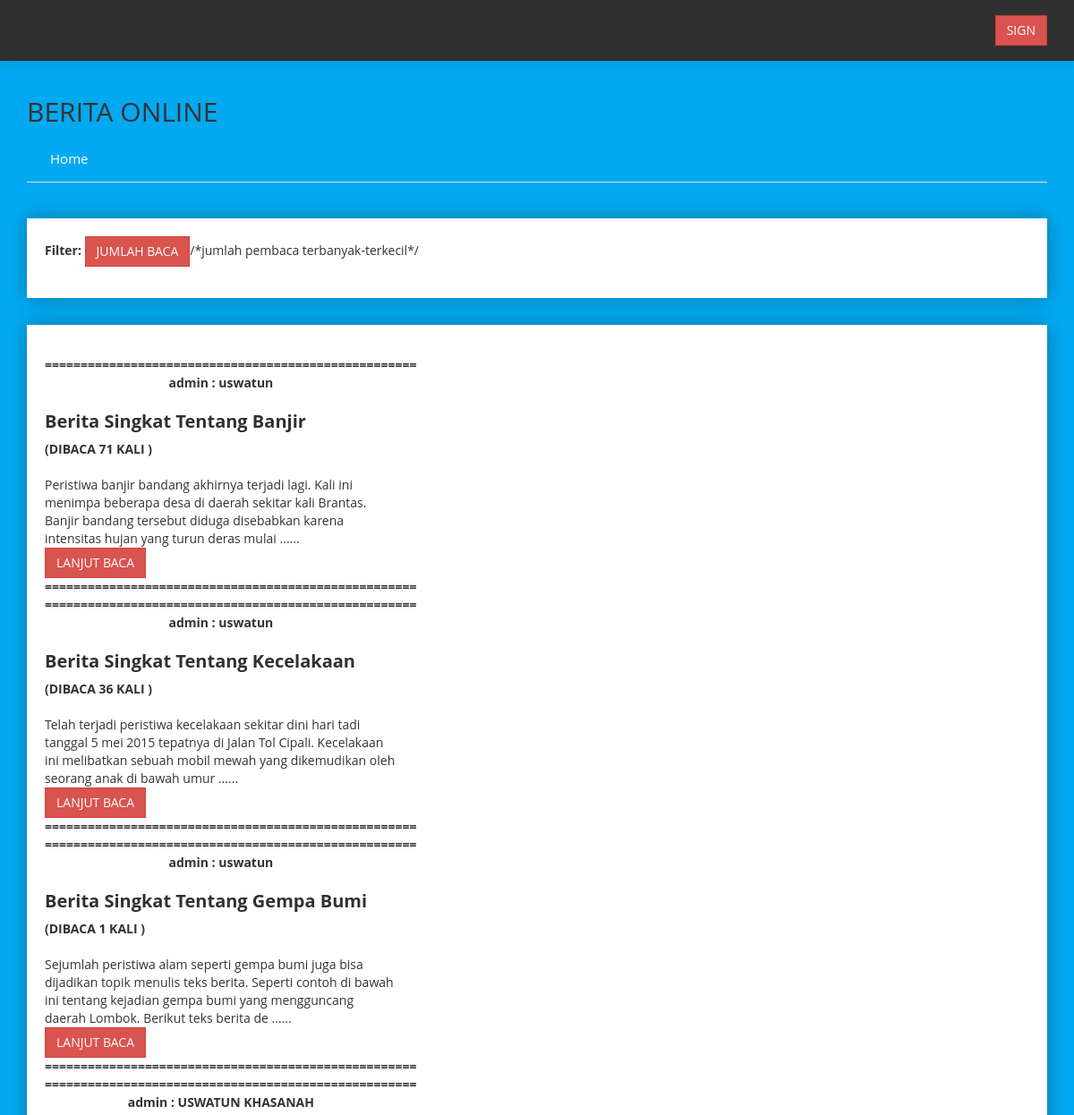
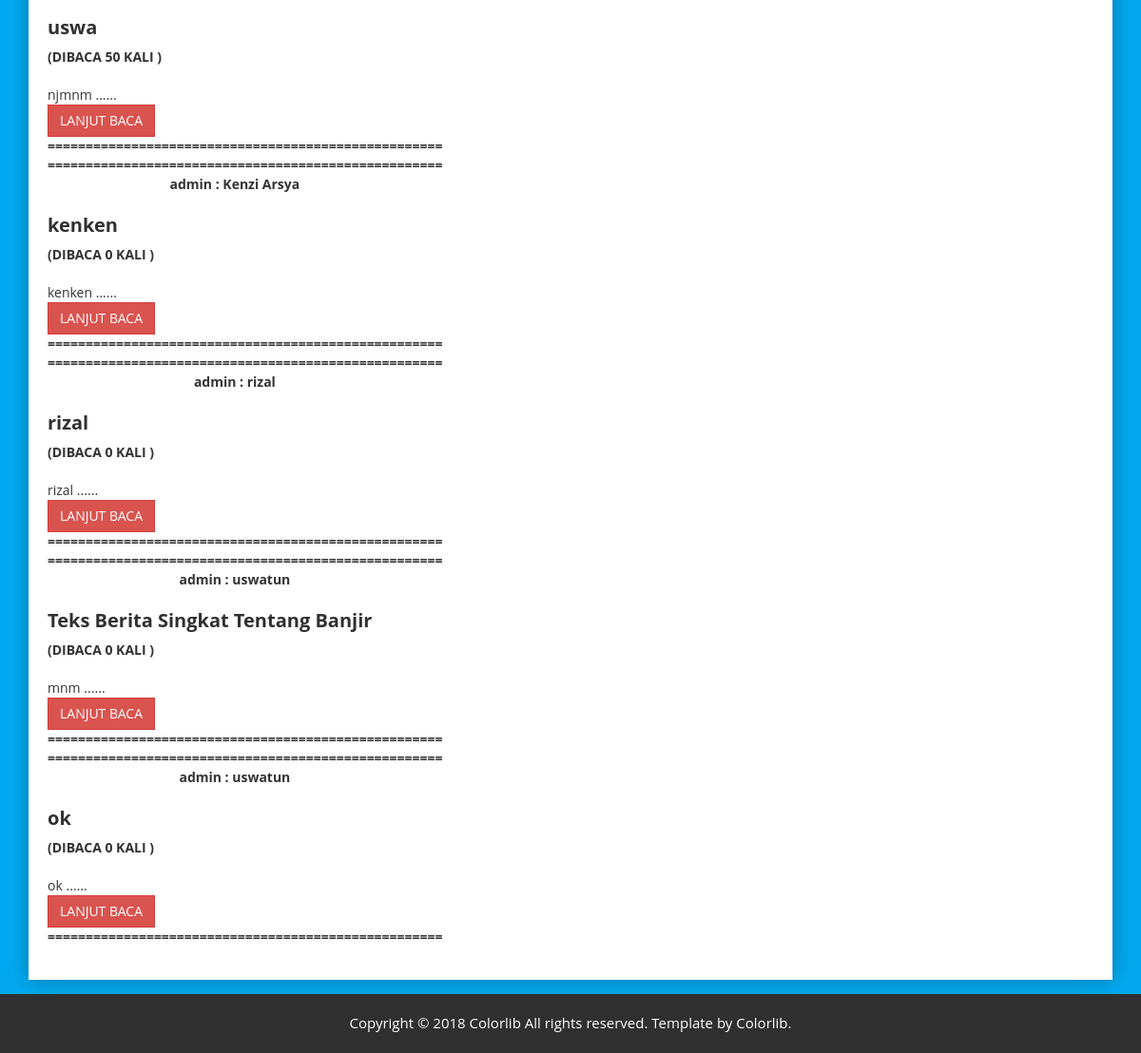
Before: / with the older database file (2 pictures, top to bottom).
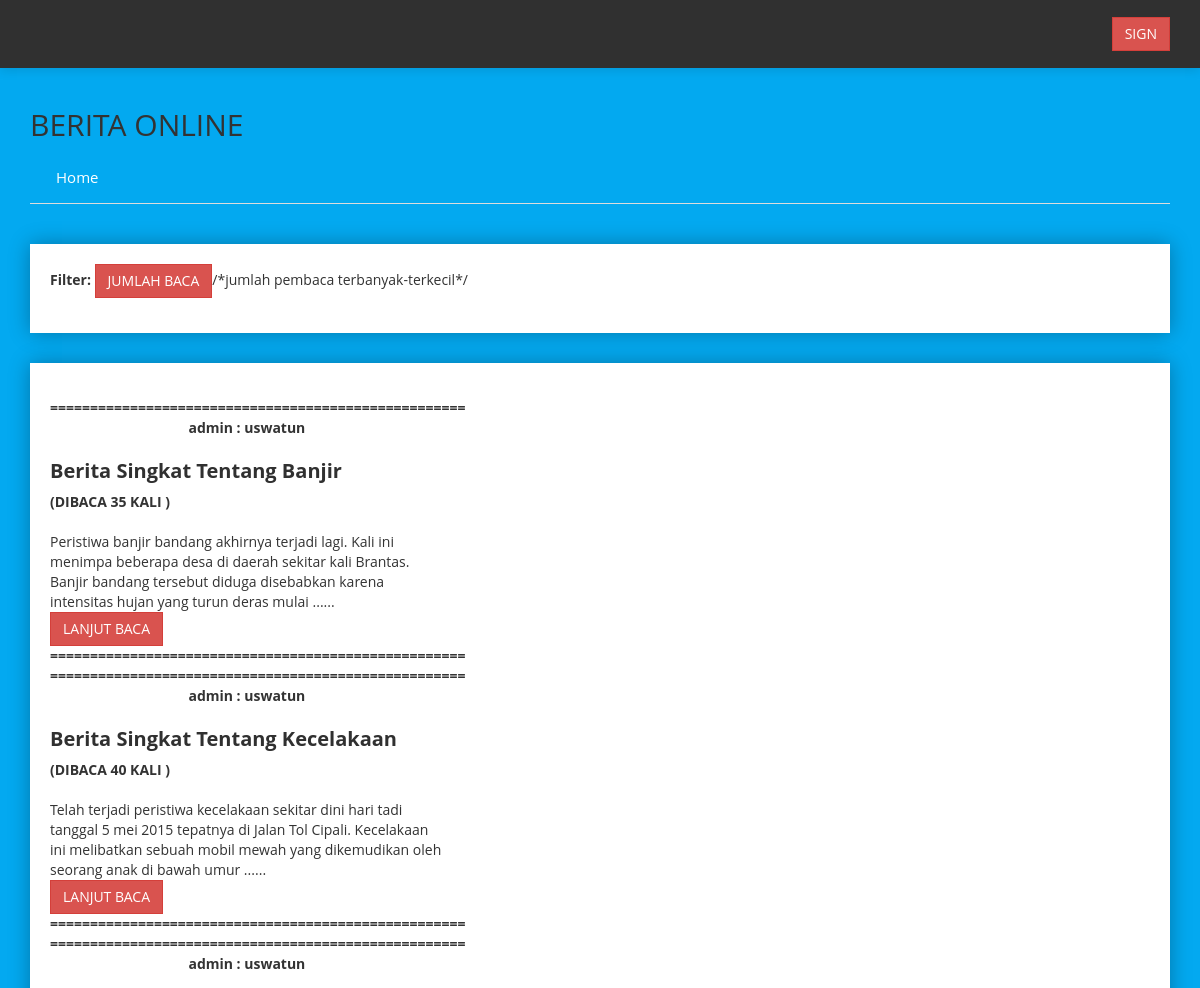
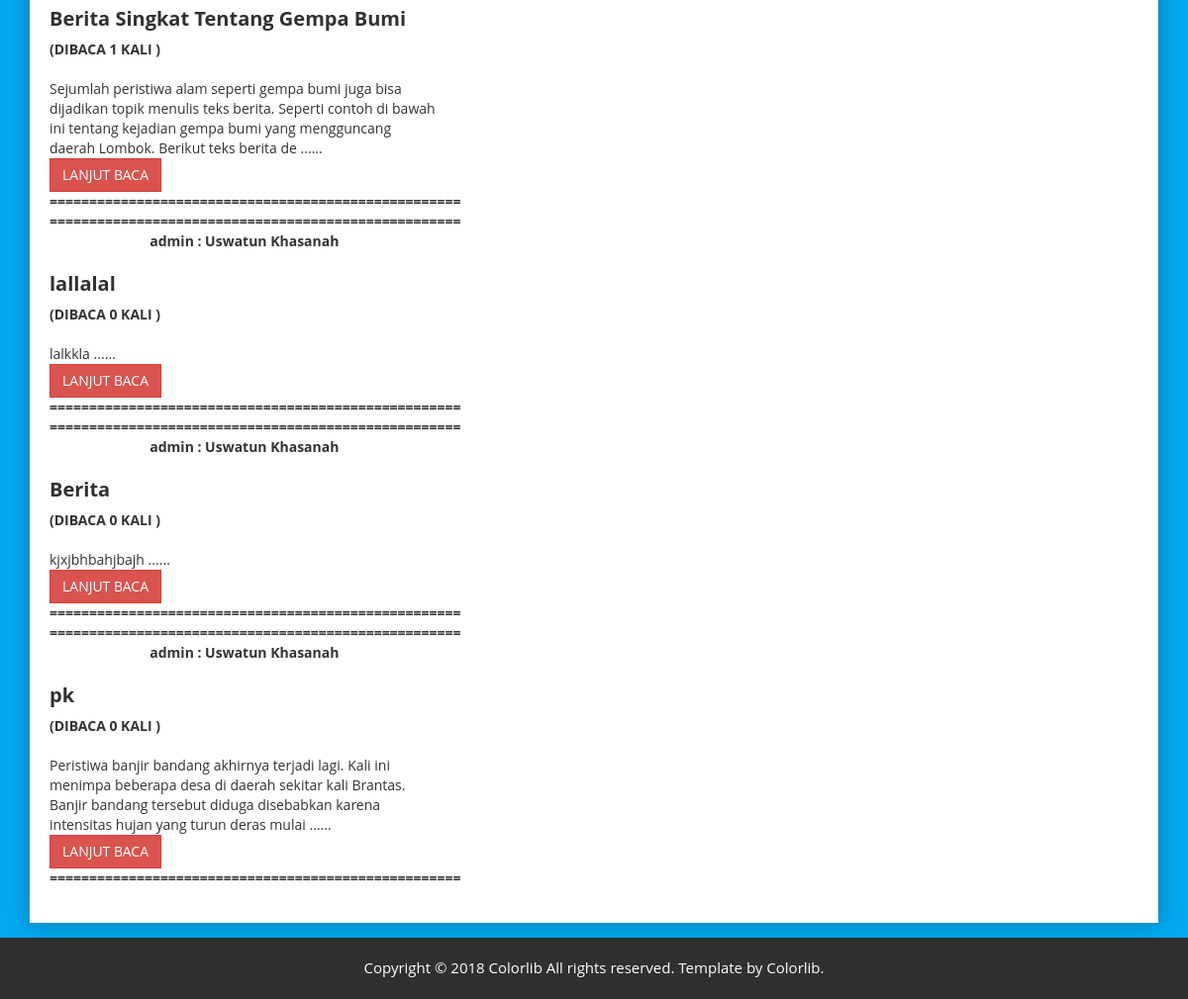
After: the same page with the newer database file (2 pictures, top to bottom).
### tables this page shows
CREATE TABLE `berita` (
  `id` int(50) UNSIGNED NOT NULL,
  `idKategori` int(50) NOT NULL,
  `idLogin` int(50) NOT NULL,
  `judul_berita` varchar(255) NOT NULL,
  `isi_berita` text NOT NULL,
  `jml_baca` int(50) NOT NULL
);

### application/controllers/home.php (called while the page is built, shortened)
<?php
class home extends CI_Controller {
  function __construct(){
		$this->load->model('m_berita');
		$this->load->helper('url');
	}
	public function index() {
		$data['query'] = $this->m_berita->tampil_home();
		$this->load->view('home', $data);
		$this->load->view('home/beranda2', $data);
		$this->load->view('footer', $data);
	}
}
?>

### index.php (called while the page is built, shortened)
<?php
require_once BASEPATH.'core/CodeIgniter.php';

### application/models/m_berita.php (called while the page is built, shortened)
<?php
class M_berita extends CI_Model{
	function tampil_login(){
		return $this->db->query("SELECT * FROM berita, login WHERE berita.idLogin=login.idLogin");
	}
}
?>

### application/views/home/beranda2.php (the view, shortened to what this page needs)
<div class="breadcome-area mg-t-40 mg-b-30">
        <div class="container">
            <div class="row">
                <div class="col-lg-12">
                    <div class="breadcome-list shadow-reset">
                        <div class="breadcome-heading">
                            <p><strong>Filter:</strong>
                            <button type="button" class="btn btn-custon-four btn-danger" onclick="location.href='<?php echo base_url();?>home/desc'">JUMLAH BACA</button>/*jumlah pembaca terbanyak-terkecil*/</p>
                        </div>
                    </div>
                </div>
            </div>
        </div>
    </div>
    <div class="user-profile-area">
        <div class="container">
            <div class="row">
                <div class="col-lg-12 col-md-12 col-sm-12 col-xs-12">
                    <div class="user-profile-wrap shadow-reset">
                        <div class="row">
                            <div class="col-lg-6">
                                <div class="row">
                                   <tbody>
                                    <div class="col-lg-9">
                                        <div class="user-profile-content">
                                            <tbody>
                                                <?php
                                                $query=$this->m_berita->tampil_login();
                                                foreach($query->result() as $row){
                                                $artikel=$row->isi_berita;
                                                $cut=substr($artikel,0,200);
                                                $s="......";
                                                $t=" (DIBACA ";
                                                $u=" )";
                                                $v=" KALI";
                                                $w="====================================================";
                                                echo "<tr>
                                                <td><b>====================================================</br><center>admin : ".$row->nama."</center></b><b><h2><strong></br>".$row->judul_berita."</strong></h2>".$t."".$row->jml_baca."".$v."".$u."</br></b>
                                                <br>".$cut."
                                                ".$s."</br>
                                                <a  href='".base_url('home/selanjutnya?id='.$row->id)."'><button type='button' class='btn btn-custon-four btn-danger' >LANJUT BACA</button></a>
                                                </td>
                                                <strong>".$w."</strong>
                                                </tr>";
                                            }
                                            ?>
                                            </tbody>
                                        </div>
                                    </div>
                                </div>
                            </div>
                            </div>
                        </div>
                    </div>
                </div>
            </div>
        </div>

### application/views/home.php (shortened to what this page needs)
<?php
    if($this->session->userdata('username') == NULL){
?>
<!doctype html>
<html class="no-js" lang="en">
<head><meta http-equiv="Content-Type" content="text/html; charset=windows-1252">
    <link rel="stylesheet" href="<?php echo base_url(); ?>horizontal/css/bootstrap.min.css">
    <link rel="stylesheet" href="<?php echo base_url(); ?>horizontal/css/font-awesome.min.css">
    <link rel="stylesheet" href="<?php echo base_url(); ?>horizontal/css/adminpro-custon-icon.css">
    <link rel="stylesheet" href="<?php echo base_url(); ?>horizontal/css/meanmenu.min.css">
    <link rel="stylesheet" href="<?php echo base_url(); ?>horizontal/css/jquery.mCustomScrollbar.min.css">
    <link rel="stylesheet" href="<?php echo base_url(); ?>horizontal/css/animate.css">
    <link rel="stylesheet" href="<?php echo base_url(); ?>horizontal/css/data-table/bootstrap-table.css">
    <link rel="stylesheet" href="<?php echo base_url(); ?>horizontal/css/data-table/bootstrap-editable.css">
    <link rel="stylesheet" href="<?php echo base_url(); ?>horizontal/css/normalize.css">
    <link rel="stylesheet" href="<?php echo base_url(); ?>horizontal/css/c3.min.css">
    <link rel="stylesheet" href="<?php echo base_url(); ?>horizontal/css/form/all-type-forms.css">
    <link rel="stylesheet" href="<?php echo base_url(); ?>horizontal/css/switcher/color-switcher.css">
    <link rel="stylesheet" href="<?php echo base_url(); ?>horizontal/style.css">
    <link rel="stylesheet" href="<?php echo base_url(); ?>horizontal/css/buttons.css">
    <link rel="stylesheet" href="<?php echo base_url(); ?>horizontal/css/responsive.css">
    <link rel="alternate stylesheet" type="text/css" href="<?php echo base_url(); ?>horizontal/css/switcher/color-one.css" title="color-one" media="screen" />
    <link rel="alternate stylesheet" type="text/css" href="<?php echo base_url(); ?>horizontal/css/switcher/color-two.css" title="color-two" media="screen" />
    <link rel="alternate stylesheet" type="text/css" href="<?php echo base_url(); ?>horizontal/css/switcher/color-three.css" title="color-three" media="screen" />
    <link rel="alternate stylesheet" type="text/css" href="<?php echo base_url(); ?>horizontal/css/switcher/color-four.css" title="color-four" media="screen" />
    <link rel="alternate stylesheet" type="text/css" href="<?php echo base_url(); ?>horizontal/css/switcher/color-five.css" title="color-five" media="screen" />
    <link rel="alternate stylesheet" type="text/css" href="<?php echo base_url(); ?>horizontal/css/switcher/color-six.css" title="color-six" media="screen" />
    <link rel="alternate stylesheet" type="text/css" href="<?php echo base_url(); ?>horizontal/css/switcher/color-seven.css" title="color-seven" media="screen" />
    <link rel="alternate stylesheet" type="text/css" href="<?php echo base_url(); ?>horizontal/css/switcher/color-eight.css" title="color-eight" media="screen" />
    <link rel="alternate stylesheet" type="text/css" href="<?php echo base_url(); ?>horizontal/css/switcher/color-nine.css" title="color-nine" media="screen" />
    <link rel="alternate stylesheet" type="text/css" href="<?php echo base_url(); ?>horizontal/css/switcher/color-ten.css" title="color-ten" media="screen" />
    <link rel="stylesheet" href="<?php echo base_url(); ?>horizontal/css/summernote.css">
    <link rel="stylesheet" href="<?php echo base_url(); ?>horizontal/css/data-table/bootstrap-table.css">
    <link rel="stylesheet" href="<?php echo base_url(); ?>horizontal/css/data-table/bootstrap-editable.css">
    <link rel="stylesheet" href="<?php echo base_url(); ?>horizontal/css/dropzone.css">
    <link rel="stylesheet" href="<?php echo base_url(); ?>horizontal/css/c3.min.css">
    <link rel="stylesheet" href="<?php echo base_url(); ?>horizontal/style.css">
    <link rel="stylesheet" href="<?php echo base_url(); ?>horizontal/css/responsive.css">
    <link rel="stylesheet" href="<?php echo base_url(); ?>horizontal/css/form.css">
</head>
<body>
    <div class="header-top-area">
        <div class="container">
            <div class="row">
                <div class="col-lg-4 col-md-9 col-sm-6 col-xs-12">
                    <div class="header-right-info">
                        <ul class="nav navbar-nav mai-top-nav header-right-menu">
                        <li>
                        <a  href="<?php echo base_url(); ?>login/sign"><button type='button' class='btn btn-custon-four btn-danger' class="admin-name" >SIGN</button></a> </li>
                        </ul>
                    </div>
                </div>
            </div>
        </div>
    </div>
    <div class="main-menu-area mg-tb-40">
        <div class="container">
            <div class="row">
                <div class="col-lg-12">
                    <h2>BERITA ONLINE</h2>
                    <ul class="nav nav-tabs custom-menu-wrap">
                        <li  ><a  href="<?php echo base_url(); ?>home" >Home</a></li>
                    </ul>
                </div>
            </div>
        </div>
    </div>
    <?php
    }
    else redirect(base_url('login'));
?>

### application/views/footer.php (shortened to what this page needs)
    <div class="footer-copyright-area">
        <div class="container">
            <div class="row">
                <div class="col-lg-12">
                    <div class="footer-copy-right">
                        <p>Copyright &#169; 2018 Colorlib All rights reserved. Template by <a href="<?php echo base_url(); ?>horizontal/https://colorlib.com">Colorlib</a>.</p>
                    </div>
                </div>
            </div>
        </div>
    </div>
</body>
</html>

### horizontal/css/buttons.css (style rules this page uses)
.btn-custon-four { border-radius:0px; }

### horizontal/css/switcher/color-one.css (style rules this page uses)
html, body { font-family: 'Open Sans', sans-serif;font-weight:400;background: #555 }

### horizontal/css/switcher/color-two.css (style rules this page uses)
html, body { font-family: 'Open Sans', sans-serif;font-weight:400;background: #1c84c6 }

### horizontal/css/switcher/color-three.css (style rules this page uses)
html, body { font-family: 'Open Sans', sans-serif;font-weight:400;background: #ed5565 }

### horizontal/css/switcher/color-four.css (style rules this page uses)
html, body { font-family: 'Open Sans', sans-serif;font-weight:400;background: #1ab394 }

### horizontal/css/switcher/color-five.css (style rules this page uses)
html, body { font-family: 'Open Sans', sans-serif;font-weight:400;background: #EE7752 }

### horizontal/css/switcher/color-six.css (style rules this page uses)
html, body { font-family: 'Open Sans', sans-serif;font-weight:400;background: #27ae60 }

### horizontal/css/switcher/color-seven.css (style rules this page uses)
html, body { font-family: 'Open Sans', sans-serif;font-weight:400;background: #7f8c8d }

### horizontal/css/switcher/color-eight.css (style rules this page uses)
html, body { font-family: 'Open Sans', sans-serif;font-weight:400;background: #0000ff }

### horizontal/css/switcher/color-nine.css (style rules this page uses)
html, body { font-family: 'Open Sans', sans-serif;font-weight:400;background: #ff0080 }

### horizontal/css/switcher/color-ten.css (style rules this page uses)
html, body { font-family: 'Open Sans', sans-serif;font-weight:400;background: #1a0000 }

Changed rows visible on the page:
removed berita: idLogin.nama "USWATUN KHASANAH", judul_berita "uswa", t "(DIBACA", jml_baca "50", v "KALI", u ")", isi_berita "njmnm", s "......", w "===================================================="
removed berita: idLogin.nama "Kenzi Arsya", judul_berita "kenken", t "(DIBACA", jml_baca "0", v "KALI", u ")", isi_berita "kenken", s "......", w "===================================================="
removed berita: idLogin.nama "rizal", judul_berita "rizal", t "(DIBACA", jml_baca "0", v "KALI", u ")", isi_berita "rizal", s "......", w "===================================================="
removed berita: idLogin.nama "uswatun", judul_berita "Teks Berita Singkat Tentang Banjir", t "(DIBACA", jml_baca "0", v "KALI", u ")", isi_berita "mnm", s "......", w "===================================================="
removed berita: idLogin.nama "uswatun", judul_berita "ok", t "(DIBACA", jml_baca "0", v "KALI", u ")", isi_berita "ok", s "......", w "===================================================="
changed berita "Berita Singkat Tentang Banjir": jml_baca "71" → "35"
changed berita "Berita Singkat Tentang Kecelakaan": jml_baca "36" → "40"
added berita: idLogin.nama "Uswatun Khasanah", judul_berita "lallalal", t "(DIBACA", jml_baca "0", v "KALI", u ")", isi_berita "lalkkla", s "......", w "===================================================="
added berita: idLogin.nama "Uswatun Khasanah", judul_berita "Berita", t "(DIBACA", jml_baca "0", v "KALI", u ")", isi_berita "kjxjbhbahjbajh", s "......", w "===================================================="
added berita: idLogin.nama "Uswatun Khasanah", judul_berita "pk", t "(DIBACA", jml_baca "0", v "KALI", u ")", isi_berita "Peristiwa banjir bandang akhirnya terjadi lagi. Kali ini menimpa beberapa desa di daerah sekitar kali Brantas. Banjir bandang tersebut diduga disebabkan karena intensitas hujan yang turun deras mulai", s "......", w "===================================================="
